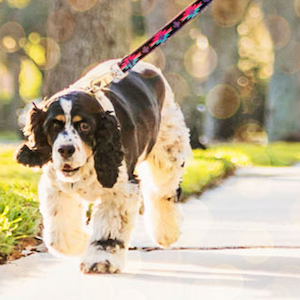
#> input picture raw_images/dog.png, 300 x 300 px
$ python high_pass_filter.py
#> lines starting #> are read from the running program, lines starting #| are printed output that depends on the picture
import cv2
import numpy as np


def do():
    image = cv2.imread('raw_images/dog.png')
#> image is the input picture: shape (300, 300, 3); mean B, G, R 145.7, 174.2, 188.6
    height, width, channels = image.shape
#> height = 300; width = 300; channels = 3
    gray_image = cv2.cvtColor(image, cv2.COLOR_BGR2GRAY)
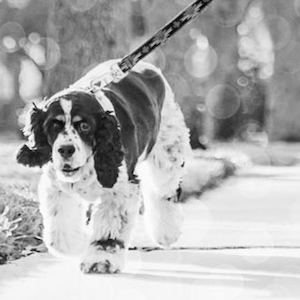
#> gray_image: shape (300, 300); min 0, max 255, mean 175.2

    fft_gray = np.fft.fft2(gray_image)
    fft_shift_gray_image = np.fft.fftshift(fft_gray)

    center_x, center_y = height/2, width/2
#> center_x = 150; center_y = 150

    for i in range(0, height):
        for j in range(0, width):
            value = (i-center_x)**2 + (j-center_y)**2
            if value < 50:
                fft_shift_gray_image[i][j] = 0

    fft_gray = np.fft.fftshift(fft_shift_gray_image)

    final_image = abs(np.fft.ifft2(fft_gray))
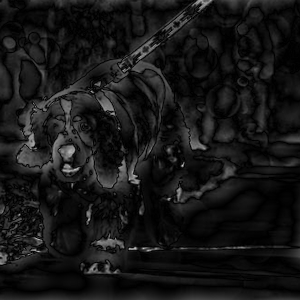
#> final_image: shape (300, 300) float64; min 0.000154, max 203.3, mean 22.9

    cv2.imwrite('processed_images/gray_dog.png', gray_image)
    cv2.imwrite('processed_images/high_pass_dog.png', final_image)


if __name__ == '__main__':
    do()

$ run again, with raw_images/2.jpg saved as raw_images/dog.png
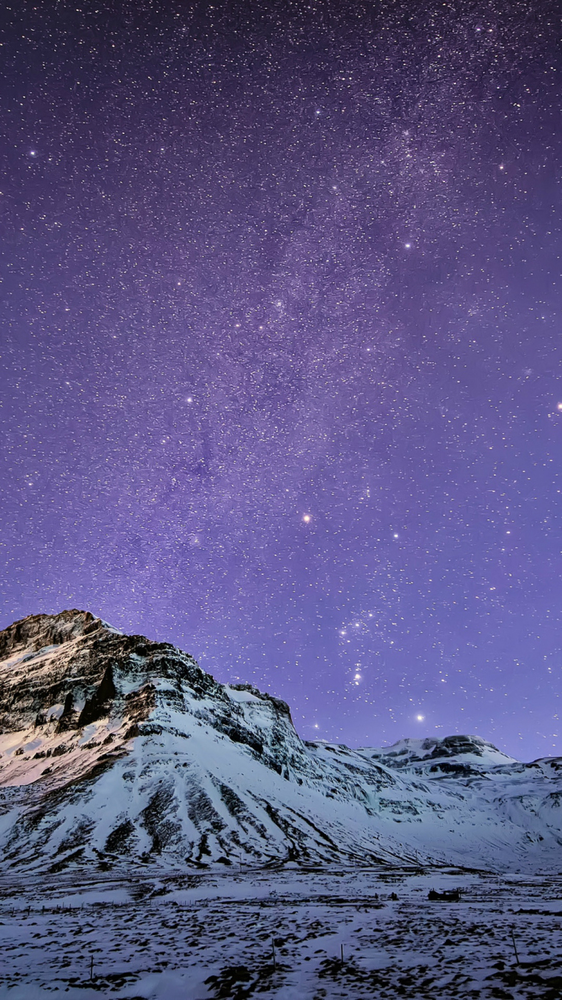
#> input picture raw_images/2.jpg, 562 x 1000 px, shrunk from 1080 x 1920 before the run
#> in do, image is the input picture: shape (1000, 562, 3); mean B, G, R 131.1, 85.2, 90
#> in do, `gray_image = cv2.cvtColor(image, cv2.COLOR_BGR2GRAY)`:
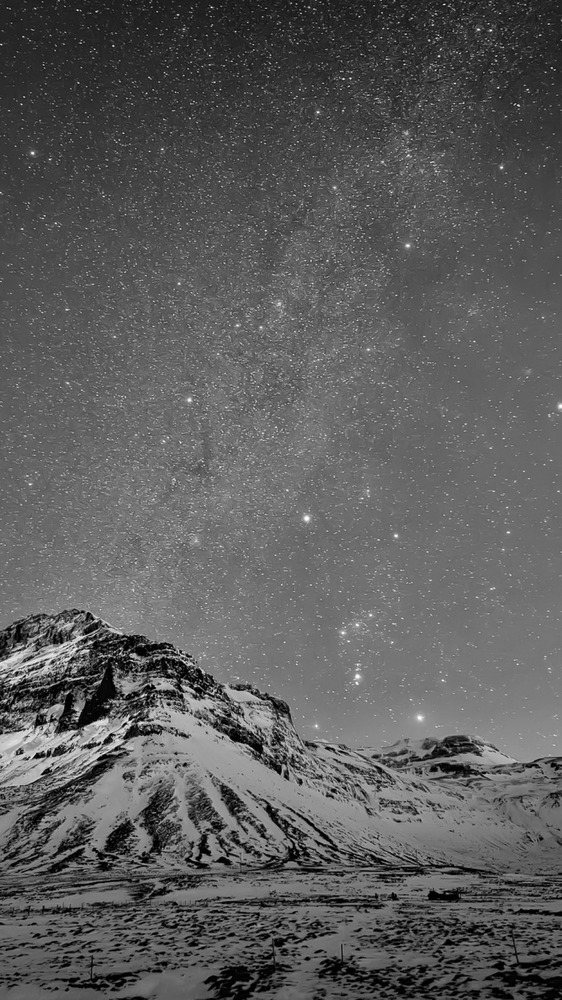
#> gray_image: shape (1000, 562); min 0, max 255, mean 91.9
#> in do, `final_image = abs(np.fft.ifft2(fft_gray))`:
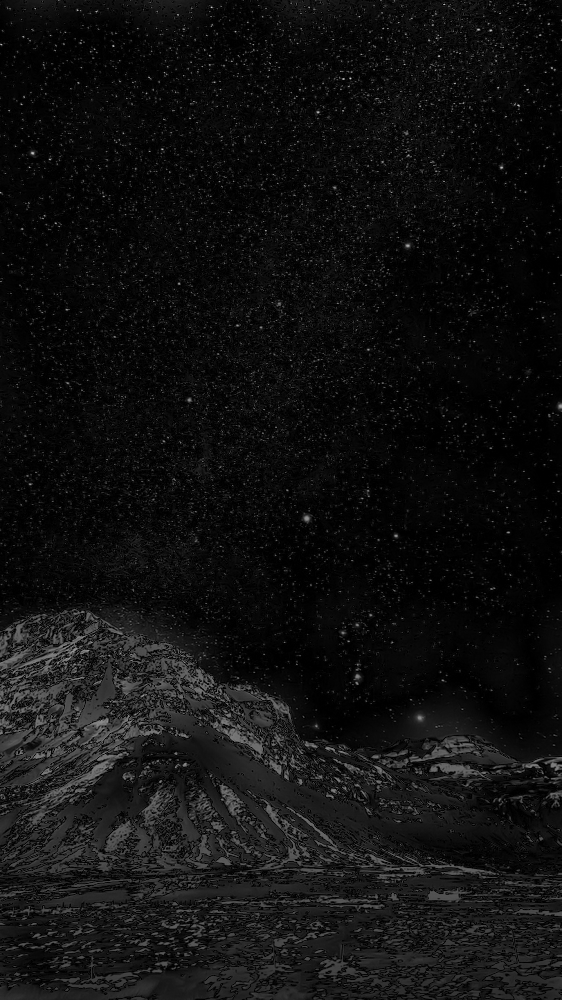
#> final_image: shape (1000, 562) float64; min 2.53e-05, max 202.7, mean 16.8
